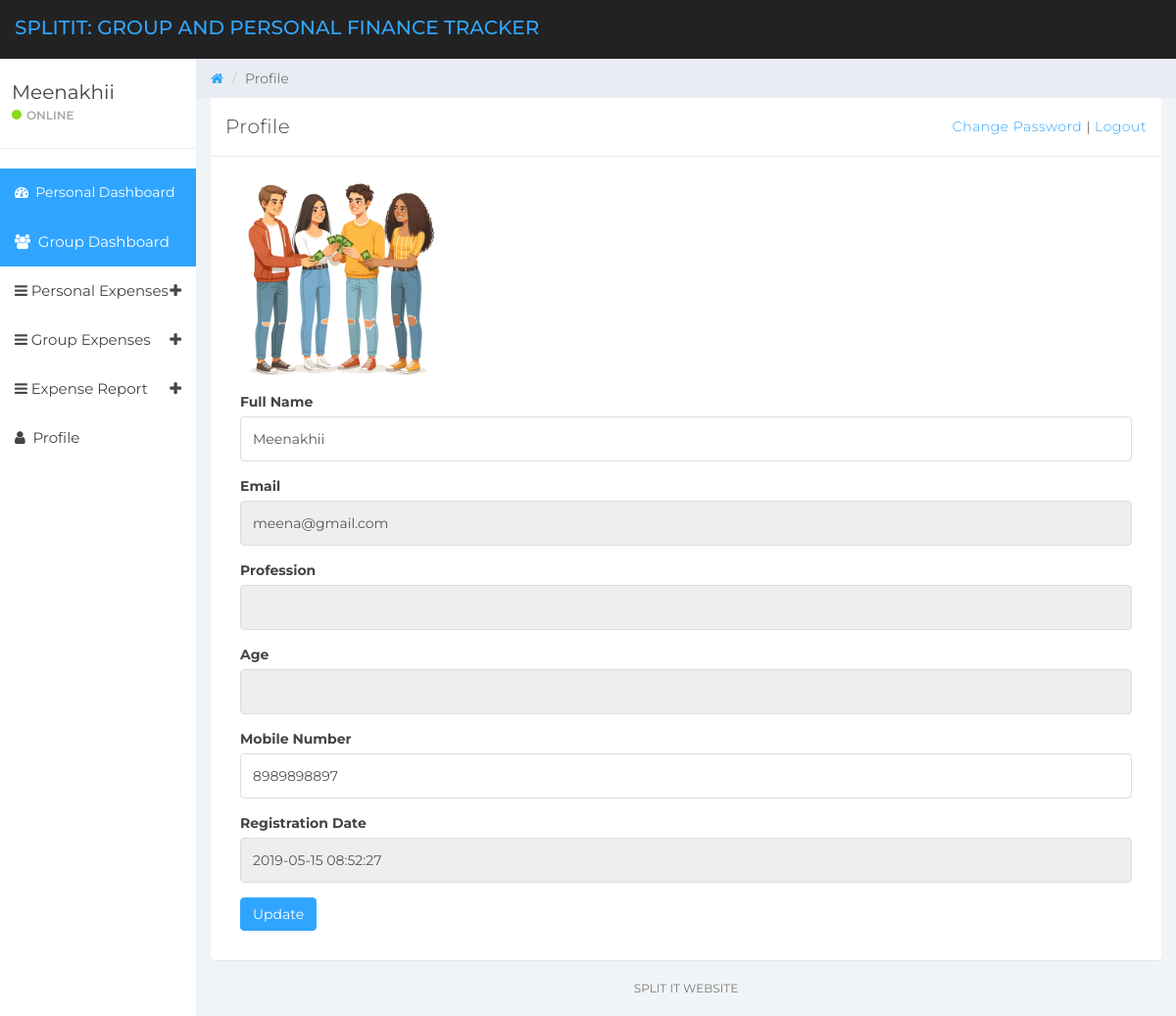
/user-profile.php (signed in), run on the app's committed database.
### tables this page shows
CREATE TABLE `tbluser` (
  `ID` int(10) NOT NULL,
  `FullName` varchar(150) DEFAULT NULL,
  `Email` varchar(200) DEFAULT NULL,
  `MobileNumber` bigint(10) DEFAULT NULL,
  `Password` varchar(200) DEFAULT NULL,
  `RegDate` timestamp NOT NULL DEFAULT current_timestamp(),
  `qr_code` varchar(255) NOT NULL,
  `profile_photo` varchar(999) NOT NULL,
  `address` varchar(999) NOT NULL,
  `profession` varchar(999) NOT NULL,
  `age` varchar(100) NOT NULL
);

### user-profile.php (the view, shortened to what this page needs)
<?php
if (strlen($_SESSION['detsuid']==0)) {
  header('location:logout.php');
  } else{
  ?>
<!DOCTYPE html>
<html>
<head>
	<link href="css/bootstrap.min.css" rel="stylesheet">
	<link href="css/font-awesome.min.css" rel="stylesheet">
	<link href="css/datepicker3.css" rel="stylesheet">
	<link href="css/styles.css" rel="stylesheet">
</head>
<body>
	<?php include_once('includes/header.php');?>
	<?php include_once('includes/sidebar.php');?>
	<div class="col-sm-9 col-sm-offset-3 col-lg-10 col-lg-offset-2 main">
		<div class="row">
			<ol class="breadcrumb">
				<li><a href="#">
					<em class="fa fa-home"></em>
				</a></li>
				<li class="active">Profile</li>
			</ol>
		</div>
		<div class="row">
			<div class="col-lg-12">
				<div class="panel panel-default">
					<div class="panel-heading">Profile
<span style="float:right;"><a href="change-password.php">Change Password</a> | <a href="logout.php">Logout</a></span>
					</div>
					<div class="panel-body">
						<div class="col-md-12">
							 <?php
$userid=$_SESSION['detsuid'];
$ret=mysqli_query($con,"select * from tbluser where ID='$userid'");
while ($row=mysqli_fetch_array($ret)) {
?>
							<form role="form" method="post" action="">
								<div class="form-group">
									<img src="<?php  echo $row['profile_photo'];?>" height="200" width="200">
								</div>
								<div class="form-group">
									<label>Full Name</label>
									<input class="form-control" type="text" value="<?php  echo $row['FullName'];?>" name="fullname" required="true">
								</div>
								<div class="form-group">
									<label>Email</label>
<input type="email" class="form-control" name="email" value="<?php  echo $row['Email'];?>" required="true" readonly="true">
								</div>
								<div class="form-group">
									<label>Profession</label>
<input type="email" class="form-control" name="email" value="<?php  echo $row['profession'];?>" required="true" readonly="true">
								</div>
								<div class="form-group">
									<label>Age</label>
<input type="email" class="form-control" name="email" value="<?php  echo $row['age'];?>" required="true" readonly="true">
								</div>
								<div class="form-group">
									<label>Mobile Number</label>
									<input class="form-control" type="text" value="<?php  echo $row['MobileNumber'];?>" required="true" name="contactnumber" maxlength="10">
								</div>
								<div class="form-group">
									<label>Registration Date</label>
									<input class="form-control" name="regdate" type="text" value="<?php  echo $row['RegDate'];?>" readonly="true">
								</div>
								<div class="form-group has-success">
									<button type="submit" class="btn btn-primary" name="submit">Update</button>
								</div>
								</div>
								<?php } ?>
						</div>
					</div>
				</div>
			</div>
			<?php include_once('includes/footer.php');?>
		</div>
</body>
</html>
<?php }  ?>

### includes/sidebar.php (shortened to what this page needs)
<?php
include('includes/dbconnection.php');
?>
<div id="sidebar-collapse" class="col-sm-3 col-lg-2 sidebar">
        <div class="profile-sidebar">
            <div class="profile-usertitle">
                <?php
$uid=$_SESSION['detsuid'];
$ret=mysqli_query($con,"select FullName from tbluser where ID='$uid'");
$row=mysqli_fetch_array($ret);
$name=$row['FullName'];
?>
                <div class="profile-usertitle-name"><?php echo $name; ?></div>
                <div class="profile-usertitle-status"><span class="indicator label-success"></span>Online</div>
            </div>
        </div>
        <ul class="nav menu">
            <li class="active"><a href="dashboard.php" style="font-size:14px;"><em class="fa fa-dashboard">&nbsp;</em> Personal Dashboard</a></li>
             <li class="active"><a href="group_dashboard.php"><em class="fa fa-users">&nbsp;</em> Group Dashboard</a></li>
            <li class="parent "><a data-toggle="collapse" href="#sub-item-1">
                <em class="fa fa-navicon">&nbsp;</em>Personal Expenses <span data-toggle="collapse" href="#sub-item-1" class="icon pull-right"><em class="fa fa-plus"></em></span>
                </a>
            </li>
               <li class="parent "><a data-toggle="collapse" href="#sub-item-9">
                <em class="fa fa-navicon">&nbsp;</em>Group Expenses
                 <span data-toggle="collapse" href="#sub-item-9" class="icon pull-right"><em class="fa fa-plus"></em></span>
                </a>
            </li>
  <li class="parent "><a data-toggle="collapse" href="#sub-item-2">
                <em class="fa fa-navicon">&nbsp;</em>Expense Report
                <span data-toggle="collapse" href="#sub-item-2" class="icon pull-right"><em class="fa fa-plus"></em></span>
                </a>
            </li>
            <li><a href="user-profile.php"><em class="fa fa-user">&nbsp;</em> Profile</a></li>
        </ul>
    </div>

### css/styles.css (style rules this page uses)
body { background: #f1f4f7; padding-top: 60px; font-size: 14px; color: #444444; font-family: "Montserrat", "Helvetica Neue", Helvetica, Arial, sans-serif; }
a, a:hover, a:focus { color: #30a5ff; }
input.form-control { border: 1px solid #ddd; box-shadow: none; height: 46px; }
.btn-primary, .btn-primary:hover, .btn-primary:focus, .btn-primary:active, .btn-primary.active, .open > .dropdown-toggle.btn-primary, .btn-primary.disabled, .btn-primary[disabled], fieldset[disabled] .btn-primary, .btn-primary.disabled:hover, .btn-primary[disabled]:hover, fieldset[disabled] .btn-primary:hover, .btn-primary.disabled:focus, .btn-primary[disabled]:focus, fieldset[disabled] .btn-primary:focus, .btn-primary.disabled:active, .btn-primary[disabled]:active, fieldset[disabled] .btn-primary:active, .btn-primary.disabled.active, .btn-primary[disabled].active, fieldset[disabled] .btn-primary.active { background-color: #30a5ff; border-color: #30a5ff; }
.label-success { background-color: #8ad919; }
.panel { border: 0; }
.panel-heading { font-size: 20px; font-weight: 300; letter-spacing: 0.025em; height: 60px; line-height: 38px; }
.panel-default .panel-heading { background: #fff; border-bottom: 1px solid #e9ecf2; color: #444444; }
.panel-heading span { margin: 0px; font-size: 14px; }
.sidebar { display: block; padding: 0; display: none; box-shadow: none; background: #fff; }
.sidebar ul { margin: 20px 0px; }
@media (min-width: 768px) { .sidebar { display: block; position: fixed; top: 60px; bottom: 0; left: 0; z-index: 1000; display: block; margin: 0; padding: 0; overflow-x: hidden; overflow-y: auto; } }
.sidebar ul.nav .active a, .sidebar ul.nav li.parent a.active, .sidebar ul.nav .active > a:hover, .sidebar ul.nav li.parent a.active:hover, .sidebar ul.nav .active > a:focus, .sidebar ul.nav li.parent a.active:focus { color: #fff; background-color: #30a5ff; }
.sidebar ul.nav li a { height: 50px; font-size: 15px; line-height: 2em; color: #444444; }
.profile-sidebar { padding: 10px 0; border-bottom: 1px solid #e9ecf2; }
.indicator { width: 10px; height: 10px; display: inline-block; border-radius: 9999px; margin-right: 5px; }
.profile-usertitle { float: left; text-align: left; margin: 10px 0 0 12px; }
.profile-usertitle-name { font-size: 20px; margin-bottom: 0px; }
.profile-usertitle-status { text-transform: uppercase; color: #AAA; font-size: 12px; font-weight: 600; margin-bottom: 15px; }
.breadcrumb { border-radius: 0; padding: 10px 15px 10px 15px; background: #e9ecf2; margin: 0; }

### data on the page
tbluser: FullName "Meenakhii", profile_photo (picture), fullname "Meenakhii", email "meena@gmail.com", contactnumber "8989898897", regdate "2019-05-15 08:52:27"
